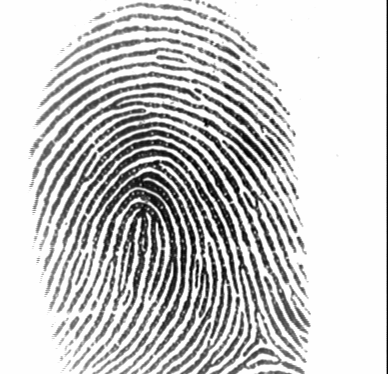
%> input picture Dataset/102_6.tif, 388 x 374 px
$ octave fingerprintMatcher.m   (GNU Octave 9; MATLAB toolbox functions it lacks are replaced by stand-ins)
%> lines starting %> are read from the running program, lines starting %| are printed output that depends on the picture; in (x1, y1, x2, y2) boxes, pixels count from 0 and x2, y2 are one past the last pixel; in counts of white or black regions, pixels touching at a corner belong together; the program's own positions count from 1
### processFingerprint.m
function [signatures, terms, bifs, mask] = processFingerprint(I_origin)
    I_origin = double(I_origin);
    if ndims(I_origin) == 3
        I_gray = rgb2gray(I_origin);
    else
        I_gray = I_origin;
    end
    I_gray = double(I_gray);


    block_size = 16;
    M0 = 128; V0 = 110;


    I_norm = normalizeImage(I_gray, M0, V0);


    added_blocks = 2;
    [nRows, nCols] = size(I_norm);
    pad_r = mod(-nRows, block_size);
    pad_c = mod(-nCols, block_size);
    I_norm = padarray(I_norm, [pad_r, pad_c], 128, 'post');
    I_norm = padarray(I_norm, [added_blocks*block_size, added_blocks*block_size], 128, 'post');

    [I_seg, mask] = segmentImage(I_norm, block_size, 5);


    theta_map = computeOrientation(I_norm, block_size, 1.2);
    theta_map(~mask) = 0;

    freq_map = computeFrequencyMap(I_seg, mask, theta_map, block_size, 7, 15);


    I_enhanced = gaborFilter(I_seg, theta_map, freq_map, mask, 21, 0.5, 5.0);
    I_enhanced(~mask) = 1;


    I_binary = imbinarize(I_enhanced, 0.5);


    I_skel = bwmorph(~I_binary, 'skel', Inf);
    I_skel = bwmorph(I_skel, 'spur', 5);
    I_skel(~mask)=0;

    % Przygotowanie maski (Erozja, aby pozbyć się punktów brzegowych)
    se = strel('disk', 22);
    eroded_mask = imerode(mask, se);

    [terms_raw, bifs_raw] = extractMinutiae(I_skel, mask);
    [terms, bifs] = removeFalseMinutiae(terms_raw, bifs_raw, 9, eroded_mask);

    if visConfig()
        figure('Name', 'Before and after removing false minutiae', 'NumberTitle', 'off', 'Position', [100, 100, 1200, 500]);
        subplot(1, 2, 1);
        imshow(I_skel); hold on;
        title(['Before  (All: ', num2str(size(terms_raw,1) + size(bifs_raw,1)), ')']);
        if ~isempty(terms_raw)
            plot(terms_raw(:,2), terms_raw(:,1), 'ro', 'MarkerSize', 4);
        end
        if ~isempty(bifs_raw)
            plot(bifs_raw(:,2), bifs_raw(:,1), 'bs', 'MarkerSize', 4);
        end
        hold off;

        subplot(1, 2, 2);
        imshow(I_skel); hold on;
        title(['After (All: ', num2str(size(terms,1) + size(bifs,1)), ')']);
        if ~isempty(terms)
            plot(terms(:,2), terms(:,1), 'ro', 'MarkerSize', 5, 'LineWidth', 1);
        end
        if ~isempty(bifs)
            plot(bifs(:,2), bifs(:,1), 'bs', 'MarkerSize', 5, 'LineWidth', 1);
        end
        hold off;
    end

    signatures = computeVectorSignatures(terms, bifs, theta_map, 3);
end

### normalizeImage.m
function I_norm = normalizeImage(I_gray, M0, V0)
    % This function normalizes a fingerprint image
    % I_gray - grayscale image (double or uint8)
    % M0, V0 - desired mean and variance
    ...

    if ~isa(I_gray,'double')
        I_gray = double(I_gray);
    end

    M=mean2(I_gray);
    V=var(I_gray(:));

    I_norm = double(I_gray);
    mask1 = I_norm> M;
    mask2 = I_norm<=M;
    I_norm(mask1)  = M0 + sqrt(V0*(M - I_norm(mask1)).^2 / V);
    I_norm(mask2) = M0 - sqrt(V0*(M - I_norm(mask2)).^2 / V);

end

### segmentImage.m
function [I_seg, mask] = segmentImage(I_norm, block_size, T)
    % This function performs block-based segmentation of a fingerprint image
    % I_norm - normalized grayscale image (double)
    % block_size - size of block
    % T - threshold for local variance
    %
    % Returns:
    % I_seg - segmented image, background set to 0
    ...
    [nRows, nCols] = size(I_norm);
    mask = false(nRows, nCols);

    for i = 1:block_size:nRows-block_size+1
        for j = 1:block_size:nCols-block_size+1
            block = I_norm(i:i+block_size-1, j:j+block_size-1);
            if var(double(block(:))) >= T*T
                mask(i:i+block_size-1, j:j+block_size-1) = true;
            end
        end
    end
    I_seg = I_norm;

    mask=imfill(mask,"holes");

    b=4*block_size;
    mask = imopen(mask, strel('square', b));
    I_seg(~mask)=0;
end

### computeOrientation.m
function theta_map = computeOrientation(I_seg, W, sigma)
    % Computes the pixel-wise orientation map of a fingerprint image.
    % Returns theta_map of size size(I_seg).

    I_seg = double(I_seg);
    [nRows, nCols] = size(I_seg);

    I_smooth = imgaussfilt(I_seg, 0.5);
    [Gx, Gy] = imgradientxy(I_smooth, 'sobel');

    Gxx = Gx.^2;
    Gyy = Gy.^2;
    Gxy = Gx .* Gy;

    filter_sigma = W / 2;
    k_size = 2 * ceil(3 * filter_sigma) + 1;
    h = fspecial('gaussian', k_size, filter_sigma);

    Gxx_smooth = imfilter(Gxx, h, 'symmetric');
    Gyy_smooth = imfilter(Gyy, h, 'symmetric');
    Gxy_smooth = imfilter(Gxy, h, 'symmetric');

    Vx = 2 * Gxy_smooth;
    Vy = Gxx_smooth - Gyy_smooth;

    theta = 0.5 * atan2(Vx, Vy + eps);

    Phi_x = cos(2 * theta);
    Phi_y = sin(2 * theta);

    msk_smooth = fspecial('gaussian', 2*ceil(3*sigma)+1, sigma);
    Phi_x_smooth = imfilter(Phi_x, msk_smooth, 'symmetric');
    Phi_y_smooth = imfilter(Phi_y, msk_smooth, 'symmetric');

    theta_map = 0.5 * atan2(Phi_y_smooth, Phi_x_smooth);
    theta_map = theta_map + pi/2;
end

### fingerprintMatcher.m
clc; clear all; close all;
projectFolder = pwd;
functionsFolder = fullfile(projectFolder, 'functions');
addpath(genpath(functionsFolder));


img1 = imread(fullfile("Dataset","102_6.tif"));
%> img1 is the input picture: size 374x388 uint8; min 1, max 254, mean 201.3
img2 = imread(fullfile("Dataset","102_1.tif"));
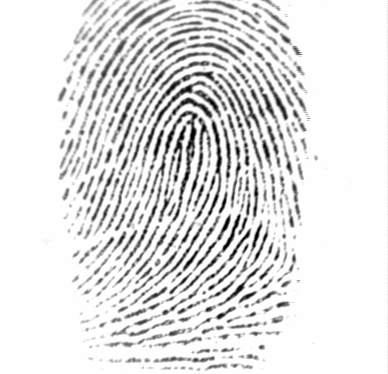
%> input picture Dataset/102_1.tif, 388 x 374 px
%> img2 is the input picture: size 374x388 uint8; min 1, max 254, mean 226.3

fprintf('Processing Fingerprint 1...\n');
[sig1, terms1, bifs1, mask1] = processFingerprint(img1);
%> in normalizeImage, `M=mean2(I_gray);`: M = 201.3
%> in normalizeImage, `V=var(I_gray(:));`: V = 5760.6
%> in normalizeImage, `mask1 = I_norm> M;`:
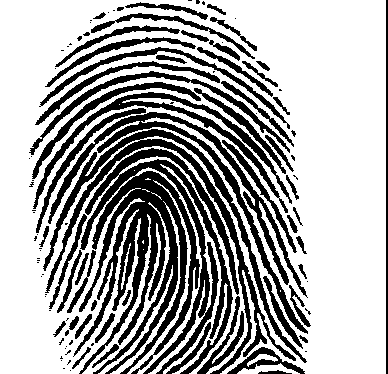
%> mask1: size 374x388 logical; 66.5% white; 111 black regions (56 under 20 px), largest, box (x1, y1, x2, y2) and area: (73, 148, 239, 374) 16988, (43, 129, 307, 374) 6207, (48, 112, 308, 334) 4743
%> in processFingerprint, `I_norm = padarray(I_norm, [pad_r, pad_c], 128, 'post');`:
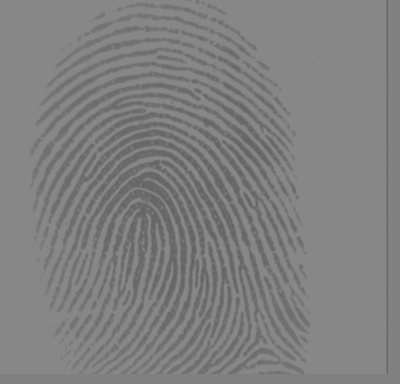
%> I_norm: size 384x400 double; min 100.3, max 135.3, mean 128
%> in processFingerprint, `I_norm = padarray(I_norm, [added_blocks*block_size, added_blocks*block..`:
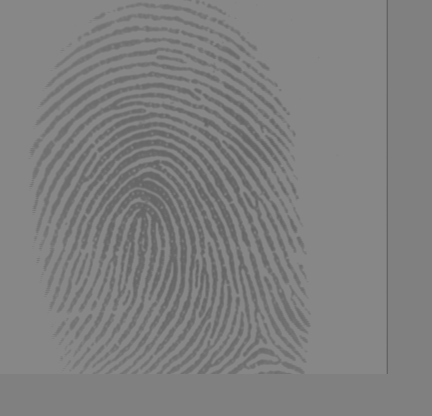
%> I_norm: size 416x432 double; min 100.3, max 135.3, mean 128
%> after the loop in segmentImage, `for i = 1:block_size:nRows-block_size+1`:
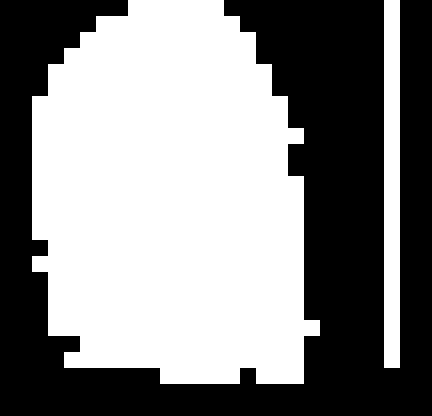
%> mask: size 416x432 logical; 53.1% white; 1 black region, box (x1, y1, x2, y2) and area: (0, 0, 432, 416) 84224
%> in segmentImage, `mask = imopen(mask, strel('square', b));`:
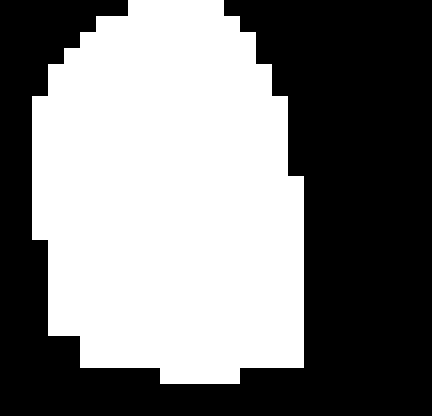
%> mask: size 416x432 logical; 48.9% white; 1 white region, box (x1, y1, x2, y2) and area: (32, 0, 304, 384) 87808
%> in segmentImage, `I_seg(~mask)=0;`:
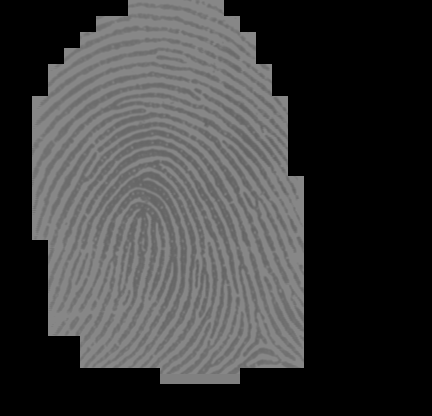
%> I_seg: size 416x432 double; min 0, max 135.3, mean 60.4
%> the run ends on the next line
